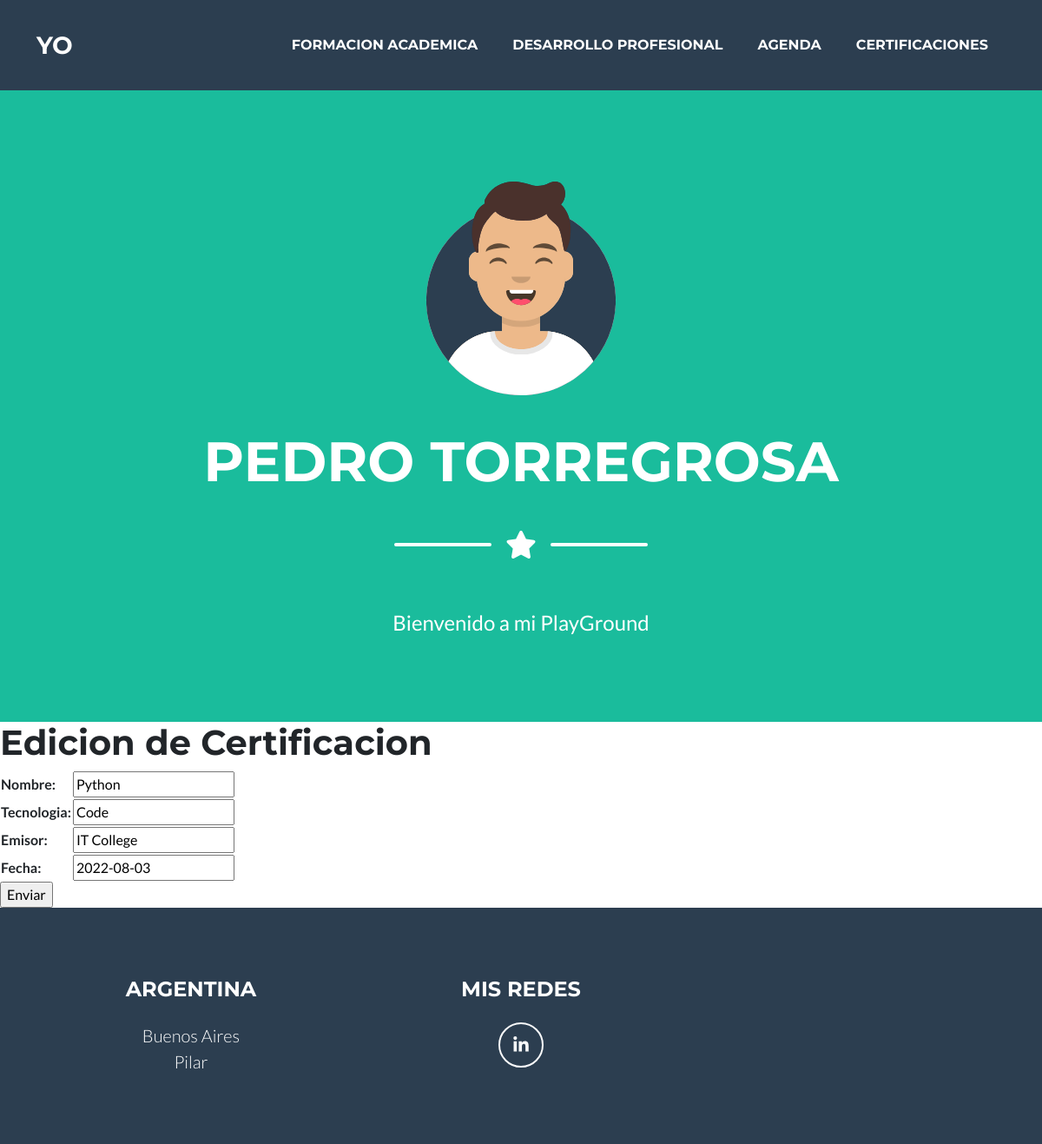
/Porfolio/editar_cert/Python/, run on the app's committed database.
### Porfolio/models.py (models this page shows, shortened)
class Certificaciones(models.Model):
    nombre= models.CharField(max_length=30)
    tecnologia= models.CharField(max_length=30)
    emisor= models.CharField(max_length=30)
    fecha= models.DateField()

### Porfolio/views.py (the view)
# urls.py: path('editar_cert/<certificado_nombre>/', views.editar_cert, name='Editar_Cert'),
def editar_cert(request, certificado_nombre):
      certificaciones = Certificaciones.objects.get(nombre=certificado_nombre)
      if request.method == 'POST':
            formulario = Certificacion_formulario(request.POST)
            if formulario.is_valid():
                  informacion = formulario.cleaned_data
                  certificaciones.nombre = informacion['nombre']
                  certificaciones.tecnologia = informacion['tecnologia']
                  certificaciones.emisor = informacion['emisor']
                  certificaciones.fecha = informacion['fecha']
                  certificaciones.save()
                  return render(request, 'porfolio/inicio.html')
      else:
            formulario= Certificacion_formulario (initial={'nombre': certificaciones.nombre, 'tecnologia':certificaciones.tecnologia ,
            'emisor':certificaciones.emisor, 'fecha':certificaciones.fecha})
      return render(request, 'porfolio/editar_cert.html', {'formulario':formulario, 'certificado_nombre':certificado_nombre})

### Porfolio/forms.py
class Certificacion_formulario(forms.Form):
    nombre= forms.CharField(max_length=30)
    tecnologia= forms.CharField(max_length=30)
    emisor= forms.CharField(max_length=30)
    fecha= forms.DateField()

### Porfolio/templates/Porfolio/editar_cert.html (shortened to what this page needs)
{% extends "Porfolio/principal.html" %}
{% load static %}
{% block content1 %}
    <h1>Edicion de Certificacion</h1>
    <form action="" method="POST">{% csrf_token %}
        <table>
            {{ formulario.as_table }}
        </table>
        <input type="submit", value="Enviar">
    </form>
{% endblock %}

### data on the page
Certificaciones: nombre "Python", tecnologia "Code", emisor "IT College", fecha "2022-08-03"
